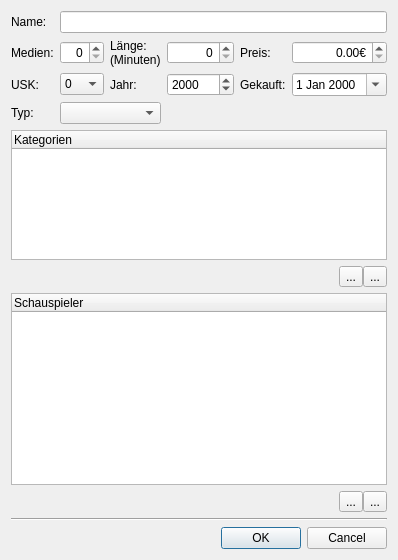
<?xml version="1.0" encoding="UTF-8"?>
<ui version="4.0">
 <class>movieWindow</class>
 <widget class="QDialog" name="movieWindow">
  <property name="windowModality">
   <enum>Qt::NonModal</enum>
  </property>
  <property name="geometry">
   <rect>
    <x>0</x>
    <y>0</y>
    <width>413</width>
    <height>556</height>
   </rect>
  </property>
  <property name="sizePolicy">
   <sizepolicy hsizetype="Fixed" vsizetype="Fixed">
    <horstretch>0</horstretch>
    <verstretch>0</verstretch>
   </sizepolicy>
  </property>
  <property name="maximumSize">
   <size>
    <width>16777215</width>
    <height>16777215</height>
   </size>
  </property>
  <property name="windowTitle">
   <string>Neuer Film</string>
  </property>
  <property name="windowIcon">
   <iconset resource="res/resources.qrc">
    <normaloff>:/icons/logo.png</normaloff>:/icons/logo.png</iconset>
  </property>
  <property name="sizeGripEnabled">
   <bool>false</bool>
  </property>
  <property name="modal">
   <bool>false</bool>
  </property>
  <layout class="QVBoxLayout" name="verticalLayout">
   <property name="sizeConstraint">
    <enum>QLayout::SetFixedSize</enum>
   </property>
   <item>
    <layout class="QGridLayout" name="gridLayout" rowstretch="0,0,0,1,0,1,0,0,0" columnstretch="0,0,0,0,0,0">
     <item row="1" column="1">
      <widget class="QSpinBox" name="medien">
       <property name="alignment">
        <set>Qt::AlignRight|Qt::AlignTrailing|Qt::AlignVCenter</set>
       </property>
      </widget>
     </item>
     <item row="1" column="0">
      <widget class="QLabel" name="label_2">
       <property name="text">
        <string>Medien:</string>
       </property>
      </widget>
     </item>
     <item row="0" column="0">
      <widget class="QLabel" name="label">
       <property name="text">
        <string>Name:</string>
       </property>
      </widget>
     </item>
     <item row="1" column="3">
      <widget class="QSpinBox" name="laenge">
       <property name="alignment">
        <set>Qt::AlignRight|Qt::AlignTrailing|Qt::AlignVCenter</set>
       </property>
       <property name="suffix">
        <string/>
       </property>
       <property name="maximum">
        <number>999999</number>
       </property>
       <property name="displayIntegerBase">
        <number>10</number>
       </property>
      </widget>
     </item>
     <item row="1" column="5">
      <widget class="QDoubleSpinBox" name="preis">
       <property name="alignment">
        <set>Qt::AlignRight|Qt::AlignTrailing|Qt::AlignVCenter</set>
       </property>
       <property name="suffix">
        <string>€</string>
       </property>
       <property name="maximum">
        <double>9999.989999999999782</double>
       </property>
      </widget>
     </item>
     <item row="1" column="2">
      <widget class="QLabel" name="label_3">
       <property name="text">
        <string>Länge:
(Minuten)</string>
       </property>
       <property name="textFormat">
        <enum>Qt::AutoText</enum>
       </property>
      </widget>
     </item>
     <item row="1" column="4">
      <widget class="QLabel" name="label_4">
       <property name="text">
        <string>Preis:</string>
       </property>
      </widget>
     </item>
     <item row="8" column="5">
      <layout class="QHBoxLayout" name="horizontalLayout_2" stretch="0,0">
       <property name="spacing">
        <number>0</number>
       </property>
       <property name="leftMargin">
        <number>15</number>
       </property>
       <item alignment="Qt::AlignRight">
        <widget class="QToolButton" name="schauspielerAdd">
         <property name="text">
          <string>...</string>
         </property>
         <property name="icon">
          <iconset resource="res/resources.qrc">
           <normaloff>:/icons/add.png</normaloff>:/icons/add.png</iconset>
         </property>
        </widget>
       </item>
       <item>
        <widget class="QToolButton" name="SchauspielerRemove">
         <property name="text">
          <string>...</string>
         </property>
         <property name="icon">
          <iconset resource="res/resources.qrc">
           <normaloff>:/icons/delete.png</normaloff>:/icons/delete.png</iconset>
         </property>
        </widget>
       </item>
      </layout>
     </item>
     <item row="2" column="1">
      <widget class="QComboBox" name="usk">
       <property name="styleSheet">
        <string notr="true">text-align:center</string>
       </property>
       <property name="currentIndex">
        <number>0</number>
       </property>
       <item>
        <property name="text">
         <string>0</string>
        </property>
       </item>
       <item>
        <property name="text">
         <string>6</string>
        </property>
       </item>
       <item>
        <property name="text">
         <string>12</string>
        </property>
       </item>
       <item>
        <property name="text">
         <string>16</string>
        </property>
       </item>
       <item>
        <property name="text">
         <string>18</string>
        </property>
       </item>
      </widget>
     </item>
     <item row="2" column="0">
      <widget class="QLabel" name="label_5">
       <property name="text">
        <string>USK:</string>
       </property>
      </widget>
     </item>
     <item row="7" column="0" colspan="6">
      <widget class="QTreeWidget" name="schauspielerTree">
       <property name="focusPolicy">
        <enum>Qt::NoFocus</enum>
       </property>
       <property name="whatsThis">
        <string/>
       </property>
       <property name="alternatingRowColors">
        <bool>true</bool>
       </property>
       <property name="selectionMode">
        <enum>QAbstractItemView::MultiSelection</enum>
       </property>
       <property name="indentation">
        <number>5</number>
       </property>
       <property name="headerHidden">
        <bool>false</bool>
       </property>
       <column>
        <property name="text">
         <string>Schauspieler</string>
        </property>
       </column>
      </widget>
     </item>
     <item row="0" column="1" colspan="5">
      <widget class="QLineEdit" name="titel">
       <property name="focusPolicy">
        <enum>Qt::StrongFocus</enum>
       </property>
      </widget>
     </item>
     <item row="5" column="0" colspan="6">
      <widget class="QTreeWidget" name="kategorieTree">
       <property name="maximumSize">
        <size>
         <width>16777215</width>
         <height>130</height>
        </size>
       </property>
       <property name="focusPolicy">
        <enum>Qt::NoFocus</enum>
       </property>
       <property name="alternatingRowColors">
        <bool>true</bool>
       </property>
       <property name="selectionMode">
        <enum>QAbstractItemView::MultiSelection</enum>
       </property>
       <property name="indentation">
        <number>5</number>
       </property>
       <column>
        <property name="text">
         <string>Kategorien</string>
        </property>
       </column>
      </widget>
     </item>
     <item row="6" column="5">
      <layout class="QHBoxLayout" name="horizontalLayout">
       <property name="spacing">
        <number>0</number>
       </property>
       <property name="leftMargin">
        <number>15</number>
       </property>
       <property name="rightMargin">
        <number>0</number>
       </property>
       <item alignment="Qt::AlignRight">
        <widget class="QToolButton" name="kategorieAdd">
         <property name="text">
          <string>...</string>
         </property>
         <property name="icon">
          <iconset resource="res/resources.qrc">
           <normaloff>:/icons/add.png</normaloff>:/icons/add.png</iconset>
         </property>
        </widget>
       </item>
       <item>
        <widget class="QToolButton" name="kategorieRemove">
         <property name="text">
          <string>...</string>
         </property>
         <property name="icon">
          <iconset resource="res/resources.qrc">
           <normaloff>:/icons/delete.png</normaloff>:/icons/delete.png</iconset>
         </property>
        </widget>
       </item>
      </layout>
     </item>
     <item row="2" column="2">
      <widget class="QLabel" name="label_6">
       <property name="text">
        <string>Jahr:</string>
       </property>
      </widget>
     </item>
     <item row="2" column="3">
      <widget class="QDateEdit" name="release">
       <property name="displayFormat">
        <string>yyyy</string>
       </property>
       <property name="calendarPopup">
        <bool>false</bool>
       </property>
      </widget>
     </item>
     <item row="2" column="4">
      <widget class="QLabel" name="label_7">
       <property name="text">
        <string>Gekauft:</string>
       </property>
      </widget>
     </item>
     <item row="2" column="5">
      <widget class="QDateEdit" name="gekauft">
       <property name="calendarPopup">
        <bool>true</bool>
       </property>
      </widget>
     </item>
     <item row="3" column="1" colspan="2">
      <widget class="QComboBox" name="typ"/>
     </item>
     <item row="3" column="0">
      <widget class="QLabel" name="label_8">
       <property name="text">
        <string>Typ:</string>
       </property>
      </widget>
     </item>
    </layout>
   </item>
   <item>
    <widget class="Line" name="line">
     <property name="frameShadow">
      <enum>QFrame::Sunken</enum>
     </property>
     <property name="orientation">
      <enum>Qt::Horizontal</enum>
     </property>
    </widget>
   </item>
   <item>
    <widget class="QDialogButtonBox" name="buttonBox">
     <property name="orientation">
      <enum>Qt::Horizontal</enum>
     </property>
     <property name="standardButtons">
      <set>QDialogButtonBox::Cancel|QDialogButtonBox::Ok</set>
     </property>
     <property name="centerButtons">
      <bool>false</bool>
     </property>
    </widget>
   </item>
  </layout>
 </widget>
 <tabstops>
  <tabstop>titel</tabstop>
  <tabstop>medien</tabstop>
  <tabstop>laenge</tabstop>
  <tabstop>preis</tabstop>
  <tabstop>usk</tabstop>
  <tabstop>release</tabstop>
  <tabstop>gekauft</tabstop>
  <tabstop>typ</tabstop>
  <tabstop>kategorieAdd</tabstop>
  <tabstop>kategorieRemove</tabstop>
  <tabstop>schauspielerAdd</tabstop>
  <tabstop>SchauspielerRemove</tabstop>
  <tabstop>schauspielerTree</tabstop>
  <tabstop>kategorieTree</tabstop>
 </tabstops>
 <resources>
  <include location="res/resources.qrc"/>
 </resources>
 <connections>
  <connection>
   <sender>buttonBox</sender>
   <signal>accepted()</signal>
   <receiver>movieWindow</receiver>
   <slot>accept()</slot>
   <hints>
    <hint type="sourcelabel">
     <x>248</x>
     <y>254</y>
    </hint>
    <hint type="destinationlabel">
     <x>157</x>
     <y>274</y>
    </hint>
   </hints>
  </connection>
  <connection>
   <sender>buttonBox</sender>
   <signal>rejected()</signal>
   <receiver>movieWindow</receiver>
   <slot>reject()</slot>
   <hints>
    <hint type="sourcelabel">
     <x>316</x>
     <y>260</y>
    </hint>
    <hint type="destinationlabel">
     <x>286</x>
     <y>274</y>
    </hint>
   </hints>
  </connection>
 </connections>
</ui>
